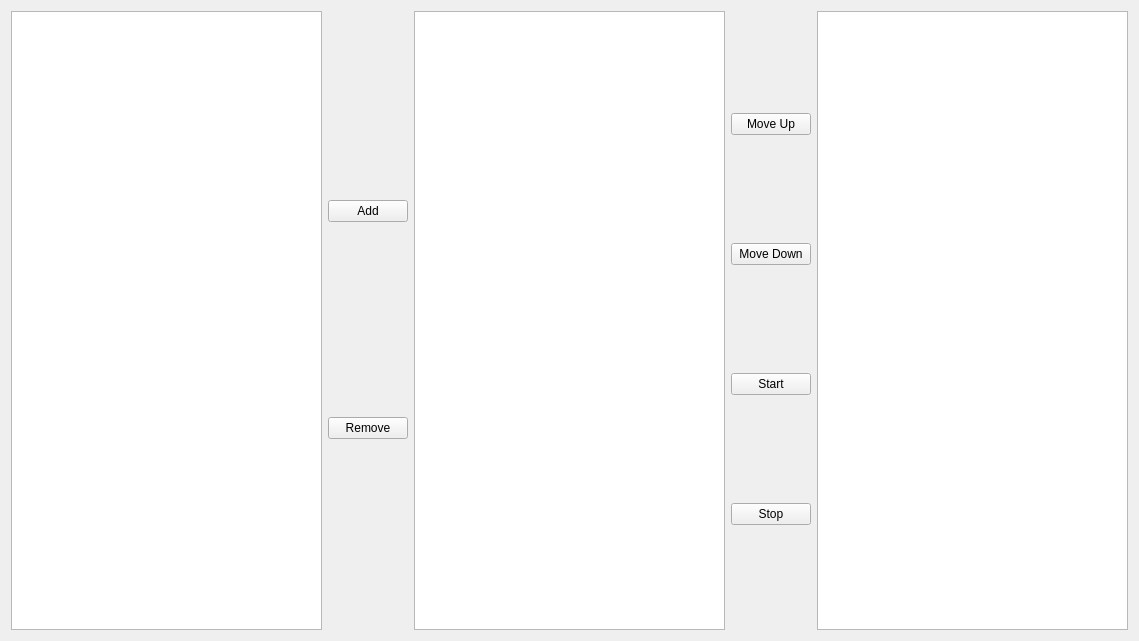
<?xml version="1.0" encoding="UTF-8"?>
<ui version="4.0">
 <class>Form</class>
 <widget class="QWidget" name="Form">
  <property name="geometry">
   <rect>
    <x>0</x>
    <y>0</y>
    <width>1139</width>
    <height>641</height>
   </rect>
  </property>
  <property name="windowTitle">
   <string>Form</string>
  </property>
  <layout class="QHBoxLayout" name="horizontalLayout_2">
   <item>
    <layout class="QHBoxLayout" name="horizontalLayout">
     <item>
      <widget class="QListWidget" name="listWidget">
       <property name="editTriggers">
        <set>QAbstractItemView::NoEditTriggers</set>
       </property>
       <property name="selectionMode">
        <enum>QAbstractItemView::MultiSelection</enum>
       </property>
      </widget>
     </item>
    </layout>
   </item>
   <item>
    <layout class="QVBoxLayout" name="verticalLayout">
     <item>
      <widget class="QPushButton" name="addButton">
       <property name="text">
        <string>Add</string>
       </property>
      </widget>
     </item>
     <item>
      <widget class="QPushButton" name="removeButton">
       <property name="text">
        <string>Remove</string>
       </property>
      </widget>
     </item>
    </layout>
   </item>
   <item>
    <widget class="QListWidget" name="listWidget_2"/>
   </item>
   <item>
    <layout class="QVBoxLayout" name="verticalLayout_2">
     <item>
      <widget class="QPushButton" name="upButton">
       <property name="text">
        <string>Move Up</string>
       </property>
      </widget>
     </item>
     <item>
      <widget class="QPushButton" name="downButton">
       <property name="text">
        <string>Move Down</string>
       </property>
      </widget>
     </item>
     <item>
      <widget class="QPushButton" name="startButton">
       <property name="text">
        <string>Start</string>
       </property>
      </widget>
     </item>
     <item>
      <widget class="QPushButton" name="stopButton">
       <property name="text">
        <string>Stop</string>
       </property>
      </widget>
     </item>
    </layout>
   </item>
   <item>
    <widget class="QTableWidget" name="tableWidget">
     <property name="editTriggers">
      <set>QAbstractItemView::NoEditTriggers</set>
     </property>
     <attribute name="horizontalHeaderVisible">
      <bool>false</bool>
     </attribute>
     <attribute name="horizontalHeaderStretchLastSection">
      <bool>true</bool>
     </attribute>
     <attribute name="verticalHeaderVisible">
      <bool>true</bool>
     </attribute>
    </widget>
   </item>
  </layout>
 </widget>
 <resources/>
 <connections/>
</ui>
